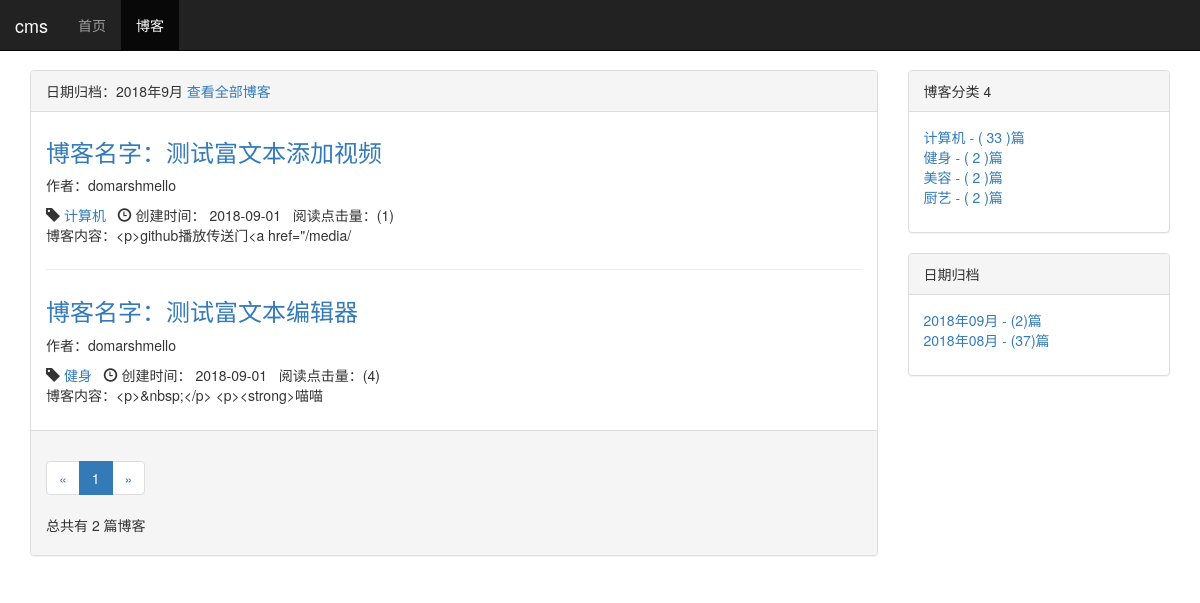
The page /blog/date/2018/9 on the database as committed earlier.
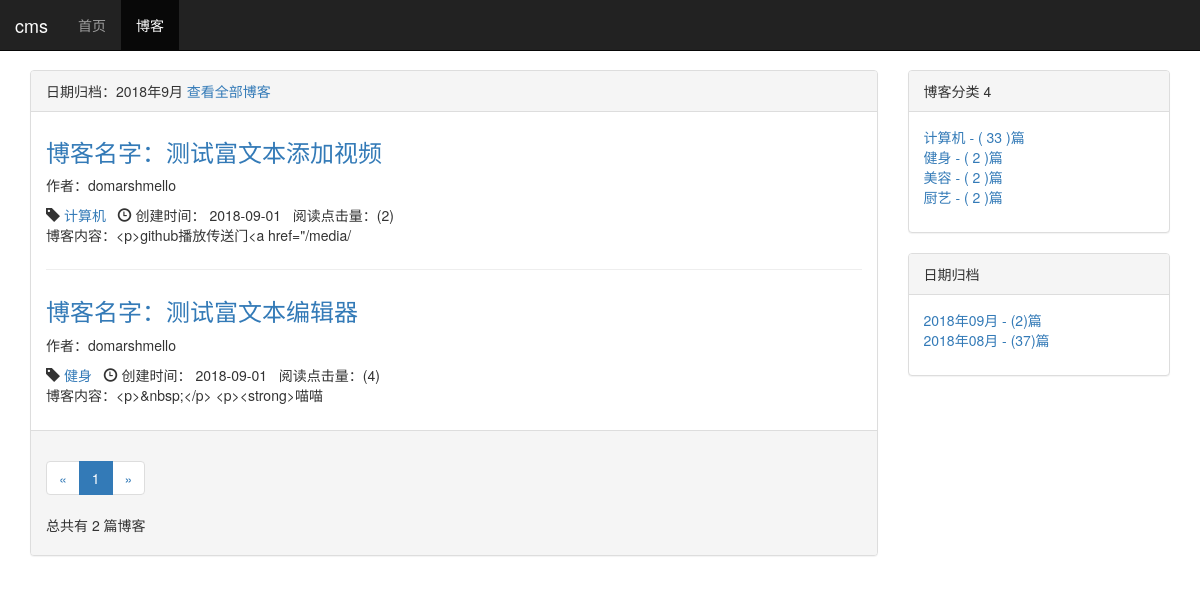
The same page on the database as committed later.
### mytest/models.py (models this page shows, shortened)
class Blog(models.Model, ReadNumExpandMethod):
    title = models.CharField(verbose_name='标题', max_length=60)
    blog_type = models.ForeignKey(BlogType, verbose_name='类型', on_delete=models.DO_NOTHING)
    content = RichTextUploadingField(verbose_name='内容')
    author = models.ForeignKey(User, verbose_name='作者', on_delete=models.DO_NOTHING)
    created_time = models.DateTimeField(verbose_name='创建时间', auto_now_add=True)
    last_update_time = models.DateTimeField(verbose_name='更新时间', auto_now_add=True)
    tags = TaggableManager()  # tags器管理网求允许你从Blog对象中添加，检索和移除标签。
    class Meta:
        ordering = ['-created_time']

class BlogType(models.Model):
    type_name = models.CharField(verbose_name='分类', max_length=20)
    def __str__(self):
        return self.type_name

### read_statistics/models.py (models this page shows)
class ReadNum(models.Model):
    read_num = models.IntegerField(verbose_name='点击阅读量', default=0)
    content_type = models.ForeignKey(ContentType, on_delete=models.DO_NOTHING)
    object_id = models.PositiveIntegerField()
    content_object = GenericForeignKey('content_type', 'object_id')

### mytest/views.py (the view)
# urls.py: path('date/<int:year>/<int:month>', blogs_with_date, name="blogs_with_date"),
def blogs_with_date(request, year, month):
    blogs_all_list = Blog.objects.filter(created_time__year=year, created_time__month=month)
    context = get_blog_list_common_data(request, blogs_all_list)
    context['blogs_with_date'] = '%s年%s月' % (year, month)
    return render_to_response('blogs_with_date.html', context)

### read_statistics/models.py (called while the page is built)
    def get_read_num(self):
        try:
            ct = ContentType.objects.get_for_model(self)
            readnum = ReadNum.objects.get(content_type=ct, object_id=self.pk)
            return readnum.read_num
        except exceptions.ObjectDoesNotExist:
            return 0

### mytest/templates/blogs_with_date.html (shortened to what this page needs)
{% extends 'blog_list.html' %}
{% block blog_list_title %}
    日期归档：{{ blogs_with_date }}
    <a href="{% url 'blog_list' %}">查看全部博客</a>
{% endblock %}

### mytest/templates/blog_list.html (shortened to what the changed rows need)
{% extends 'base.html' %}
{% load staticfiles %}
{% block header_extends %}
<link rel="stylesheet" href="{% static 'blog/blog.css' %}">
{% endblock %}
{% block content%}
<div class="container">
    <div class="row">
        <div class="col-xs-9 col-sm-9 col-md-9 col-lg-9">
            <div class="panel panel-default">
                <div class="panel-body">
                    {% for blog in blogs %}
                    <div class="blog">
                       <h3>
                           <a href="{% url 'blog_detail' blog.pk %}">博客名字：{{ blog.title }} </a>
                       </h3>
                        <p>作者：{{ blog.author | truncatechars:100}} </p>
                        <p class="blog-info">
                            <span class="glyphicon glyphicon-tag"></span>  <a href="{% url 'blog_with_type' blog.blog_type.pk %}">{{ blog.blog_type }}</a>&nbsp;&nbsp;
                            <span class="glyphicon glyphicon-time"></span> 创建时间：  {{ blog.created_time|date:"Y-m-d" }}&nbsp;&nbsp;
                            阅读点击量：({{ blog.get_read_num }})
                        </p>
                        <p>博客内容：{{ blog.content | truncatechars:30}} </p>
                    </div>
                        {% empty %}
                    <div class="blog">
                        <h3>暂时没有博客 敬请期待更新</h3>
                    </div>
                        {% endfor %}
                </div>
            </div>
        </div>
    </div>
</div>
{% endblock %}

Rows that differ between the two databases and show on the page:
changed through a linked row, Blog "测试富文本添加视频": get_read_num "1" → "2"
